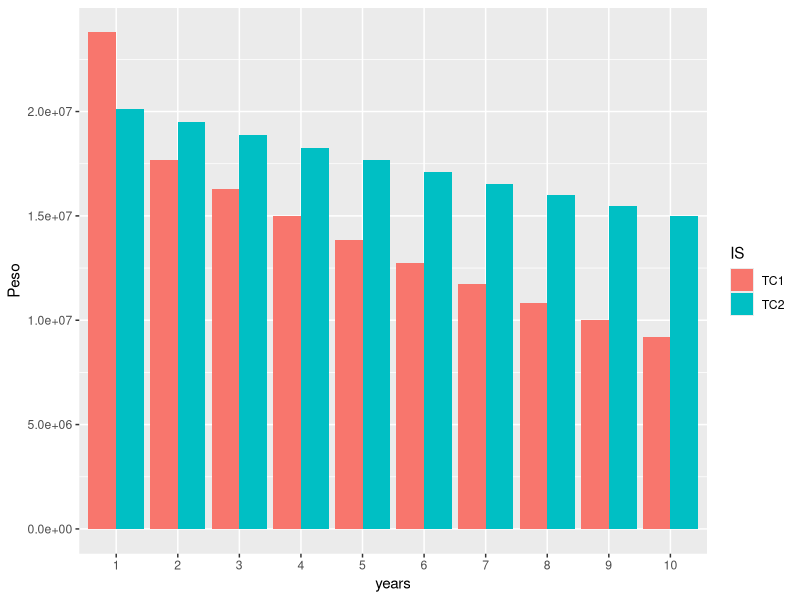

Write R code to recreate this figure. (Note: this script raises an error after producing the figure.)
#this subroutine is used to estimate the cashflow of an investment for pump stations
Npumps = 6 #total number of pumps
TPeriod=10 #this infers 5 years
TC1<-matrix(nrow=TPeriod,ncol = Npumps) #Option 1
TC2<-matrix(nrow=TPeriod,ncol = Npumps) #Option 2
CAPEX<-matrix(nrow=TPeriod,ncol = Npumps) #Captical investment cost
OPEX<-matrix(nrow=TPeriod,ncol = Npumps) #Operational Cost
delta<-matrix(nrow=TPeriod,ncol = Npumps) #decrease in efficiency
epsilonold<-matrix(nrow=TPeriod,ncol = Npumps) #decrease in efficiency
epsilonnew<-matrix(nrow=TPeriod,ncol = Npumps) #decrease in efficiency
u<-matrix(nrow=TPeriod,ncol = Npumps) #ultilization
rho=0.085 #discount factor
pricee=6.5
hoursepower=500
utilization=0.98
Newpumpcost=5000000
#Option 1 - Stagging investment for pump
for (t in 1: TPeriod){
  if (t<2){
    for (i in 1:Npumps){
      epsilonold[t,i]<-1.05
    }
  } else {
    for (i in 1:Npumps){
    epsilonold[t,i]<-epsilonold[t-1,i]*1.05
    }
  }
}
for (t in 1:TPeriod){
  for (i in 1:Npumps){
    delta[,]<-0
    delta[1,1]<-1
    epsilonnew[1,1]<-1
    delta[2,2]<-1
    epsilonnew[2,2]<-1
    delta[3,3]<-1
    epsilonnew[3,3]<-1
    delta[4,4]<-1
    epsilonnew[4,4]<-1
    delta[5,5]<-1
    epsilonnew[5,5]<-1
    delta[6,6]<-1
    epsilonnew[6,6]<-1
    CAPEX[t,i]<-Newpumpcost #peso
    u[t,i]<-utilization
    OPEX[t,i]<- pricee*hoursepower*365*24*0.746*u[t,i] #peso
      }
}
#this part is used to set the parameter value for epsilon
for (t in 1: TPeriod){
  for (i in 1:Npumps){
    if (delta[t,i]==1){
      epsilonnew[t,i]<-1
    } else if (i==1 & t==1){
        epsilonnew[t,i]<-1
    } else if (t>1){
      epsilonnew[t,i]<-epsilonnew[t-1,i]*1
    }
  }
}
epsilonnew[is.na(epsilonnew)] <- 0
#redefine the value of epsilonold based on new value of epsilonnew
for (t in 1: TPeriod){
  for (i in 1:Npumps){
    if (epsilonnew[t,i]<1){
      epsilonold[t,i]<-epsilonold[t,i]
    } else if (epsilonnew[t,i]==1){
       epsilonold[t,i]<-0
     } 
   }
 }
for (i in 1:Npumps){
  for (t in 1:TPeriod){
    TC1[t,i]<-(((CAPEX[t,i]*delta[t,i]+OPEX[t,i]*epsilonnew[t,i]))+(1-delta[t,i])*OPEX[t,i]*epsilonold[t,i])/(1+rho)**t
  }
}
cat("Replacement of pumps \n")
print(TC1)
#stop("dd")
#Option 2 - Do Nothing
for (t in 1:TPeriod){
  for (i in 1:Npumps){
    delta[,]<-0
    CAPEX[t,i]<-0 #peso
    u[t,i]<-utilization
    epsilonnew[t,i]<-1.0
      OPEX[t,i]<- pricee*hoursepower*365*24*0.746*u[t,i] #peso
  }
}
for (t in 1: TPeriod){
  if (t<2){
    for (i in 1:Npumps){
      epsilonold[t,i]<-1.05
    }
  } else {
    for (i in 1:Npumps){
      epsilonold[t,i]<-epsilonold[t-1,i]*1.05
    }
  }
}
for (i in 1:Npumps){
  for (t in 1:TPeriod){
    TC2[t,i]<-(((CAPEX[t,i]+OPEX[t,i]*epsilonnew[t,i])*delta[t,i])+(1-delta[t,i])*OPEX[t,i]*epsilonold[t,i])/(1+rho)**t
  }
}
cat("Do Nothing \n")
print(TC2)

cat("The difference of investment \n")
print(TC1-TC2)
#plot the graph for comparison
library(ggplot2)
time=c(1:TPeriod)
x<-data.frame(dat=TC1[,1],IS=rep("TC1"))
y<-data.frame(dat=TC2[,1],IS=rep("TC2"))
x<-cbind(time,x)
y<-cbind(time,y)
xy <- rbind(x, y)
ggplot(xy, aes(fill=IS, y=dat, x=factor(time))) + geom_bar(position="dodge", stat="identity")+labs(y="Peso", x="years") 
dev.copy(png,'ROIpump_roi.png',width = 800, height = 500)
dev.off()

stop("")
TC1<-data.frame(TC1,IS=rep("TC1"))
TC2<-data.frame(TC2,IS=rep("TC2"))
#TC2<-data.frame(TC2=TC2[,1])
#TC1<-data.frame(TC1)
#TC2<-data.frame(TC2)
TC1<-cbind(time,TC1)
TC2<-cbind(time,TC2)
library(reshape)
mdataTC1 <- melt(TC1,id=c("time","IS"))
mdataTC2 <- melt(TC2,id=c("time","IS"))
#joint the two data
total <- rbind(mdataTC1, mdataTC2)
ggplot(total, aes(fill=IS, y=value, x=factor(time)),variable=X1) + geom_bar(position="dodge", stat="identity")
#ggplot(total, aes(fill=variable, y=value, x=factor(time)),variable=X1) + geom_bar(position="fill", stat="identity")

#ggplot(total, aes(y=value, x=variable, color=IS, fill=IS)) + geom_bar( stat="identity") +   facet_wrap(~factor(time))
